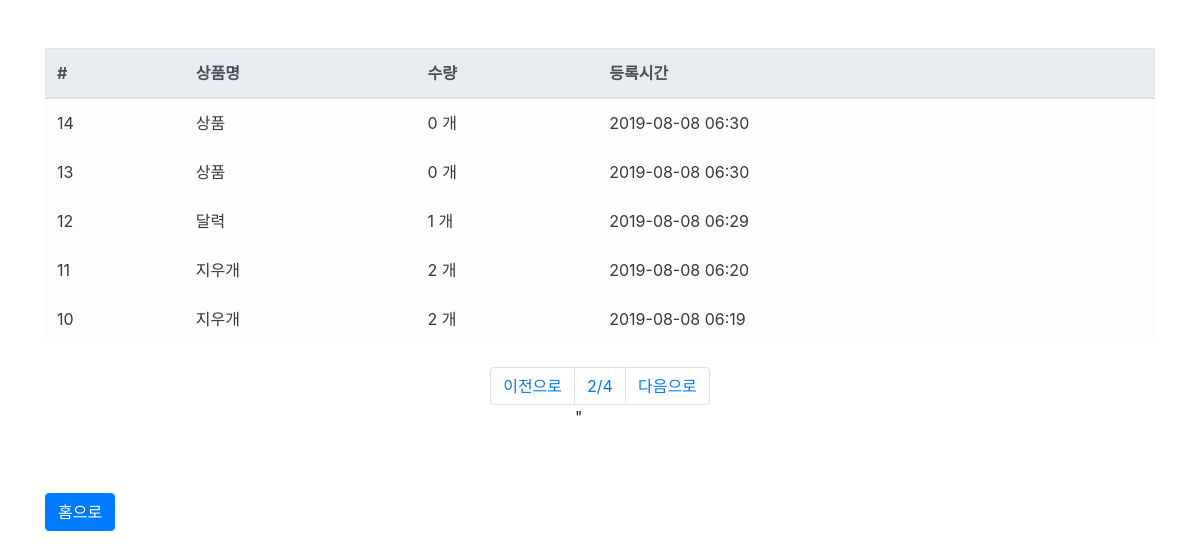
The page /order/?p=2 (signed in) on the database its author committed.
### order/models.py (models this page shows, shortened)
class Order(models.Model):
    user = models.ForeignKey('user.User', on_delete=models.CASCADE, verbose_name="구매자")
    product = models.ForeignKey('product.Product', on_delete=models.CASCADE, verbose_name="상품")
    quantity = models.IntegerField(verbose_name = "수량")
    reg_date = models.DateTimeField(auto_now_add=True, verbose_name="구매일자")
    class Meta:
        db_table = 'orders'
        verbose_name = "주문"
        verbose_name_plural = "주문"

### product/models.py (models this page shows)
class Product(models.Model):
    name = models.CharField(max_length=64, verbose_name ="상품명")
    price = models.IntegerField(verbose_name="가격")
    description = models.TextField(verbose_name="설명")
    stock = models.IntegerField(verbose_name="재고")
    reg_date = models.DateTimeField(auto_now_add=True, verbose_name = "등록시간")
    def __str__(self):
        return self.name
    class Meta:
        db_table = "products"
        verbose_name="상품"
        verbose_name_plural = "상품"

### order/views.py (the view)
# urls.py: path('order/', OrderList.as_view()),
@method_decorator(login_required, name='dispatch')
class OrderList(ListView):
    template_name = "order/list.html"
    context_object_name = "orders"
    def get_queryset(self, **kwargs):
        queryset = Order.objects.filter(user__email=self.request.session.get('user')).order_by('-id')
        page = int(self.request.GET.get('p',1))
        paginator = Paginator(queryset, 5)
        queryset = paginator.get_page(page)
        return queryset

### user/decorator.py (called while the page is built)
def login_required(function):
    def wrap(request, *args, **kwargs):
        user = request.session.get('user')
        if not user:
            return redirect('/login')
        return function(request, *args, **kwargs)
    return wrap

### order/templates/order/list.html
{% extends "user/base.html" %}
{% load humanize %}
{% block contents %}
<div class="row mt-5">
    <div class="col-12">
        <table class="table table-light">
            <thead class="thead-light">
                <tr>
                    <th scope="col">#</th>
                    <th scope="col">상품명</th>
                    <th scope="col">수량</th>
                    <th scope="col">등록시간</th>
                </tr>
            </thead>
            <tbody class="text-dark">
                {% for order in orders %}
                <tr>
                    <td scope="row">{{order.id}}</td>
                    <td scope="row">{{order.product}}</a></td>
                    <td scope="row">{{order.quantity|intcomma}} 개</td>
                    <td scope="row">{{order.reg_date|date:'Y-m-d H:i'}}</td>
                </tr>
                {% endfor %}
            </tbody>
        </table>
    </div>
</div>
<div class="row mt-2">
        <div class="col-12">
            <nav>
                <ul class="pagination justify-content-center">
                    {% if orders.has_previous %}
                    <li class="page-item">
                        <a class="page-link" href="?p={{orders.previous_page_number }}">이전으로</a>
                    </li>
                    {% else %}
                    <li class="page-item disabled">
                        <a class="page-link" href="#">이전으로</a>
                    </li>
                    {% endif %}
                    <li class="page-item">
                        <a class="page-link" href="#">{{orders.number}}/{{orders.paginator.num_pages}}</a>"
                    </li>
                    {% if orders.has_next %}
                    <li class="page-item">
                        <a class="page-link" href="?p={{orders.next_page_number }}">다음으로</a>
                    </li>
                    {% else %}
                    <li class="page-item disabled">
                        <a class="page-link" href="#">다음으로</a>
                    </li>
                    {% endif %}
                </ul>
            </nav>
        </div>
    </div>
<div class="row mt-5">
    <div class="col-12">
        <button class="btn btn-primary" onclick="location.href='/'">홈으로</button>
    </div>
</div>
{% endblock %}

### rows shown on the page
Order: id "14", product "상품", quantity "0", reg_date "2019-08-08 06:30"
Order: id "13", product "상품", quantity "0", reg_date "2019-08-08 06:30"
Order: id "12", product "달력", quantity "1", reg_date "2019-08-08 06:29"
Order: id "11", product "지우개", quantity "2", reg_date "2019-08-08 06:20"
Order: id "10", product "지우개", quantity "2", reg_date "2019-08-08 06:19"

### other values the page prints
{{ orders.number }} "2"
{{ orders.paginator.num_pages }} "4"
